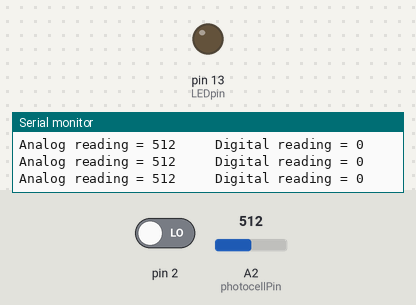
The sketch below on a simulated Arduino Uno, built with avr-gcc and run on an emulated ATmega328P. On the bench: output pins drawn as LEDs (lit = HIGH), the last lines printed to the serial monitor. The inputs (shaded band) are chosen by the test bench; at power-on: A2 (photocellPin) = 512, pin 2 LOW.

Above: at 1.2 s.
1.3 s: A2 (photocellPin) set to 484
At 2.6 s:
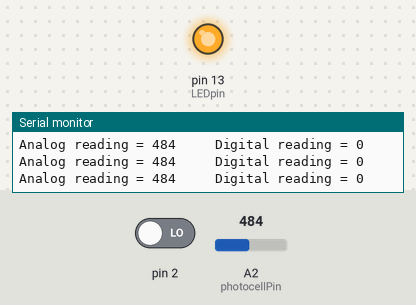
2.9 s: A2 (photocellPin) set to 510
At 4.1 s:
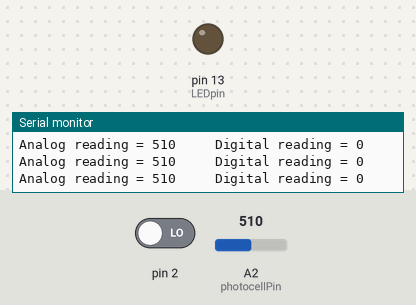
4.4 s: A2 (photocellPin) set to 490
At 5.6 s:
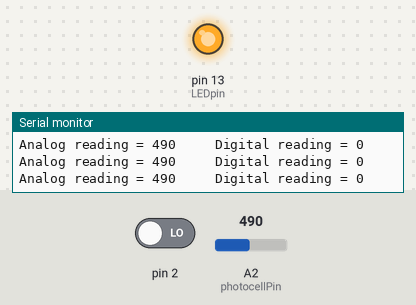
Timing chart, 0 to 7.4 s (numbered marks = the images above; inputs shaded):
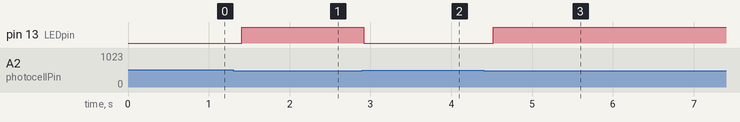

The sketch:

photo_sensor_HL01.ino
```cpp
int photocellPin = A2;
int photocellReading;
int LEDpin = 13;
void setup(void) {
  pinMode(LEDpin,OUTPUT);
  pinMode(photocellPin,INPUT);
  pinMode(2,INPUT);

  Serial.begin(9600);
}

void loop(void) {
  photocellReading = analogRead(photocellPin);

  Serial.print("Analog reading = ");
  Serial.print(photocellReading);
  digitalRead(2);
  Serial.print("     Digital reading = ");
  Serial.println( digitalRead(2));
  if (photocellReading>=500)
  {
  digitalWrite(LEDpin, LOW);
  delay(100);
  }
  else
    digitalWrite(LEDpin, HIGH);
    delay(100);
}
```

Measured:
- the behaviour switches between 500 and 499 on A2 (photocellPin) (found by bisection; images 0 and 1)
- after the input at 1.3 s, pin 13 (LEDpin): LOW → HIGH after 0.11 s
- after the input at 2.9 s, pin 13 (LEDpin): HIGH → LOW at once
- after the input at 4.4 s, pin 13 (LEDpin): LOW → HIGH after 0.12 s
